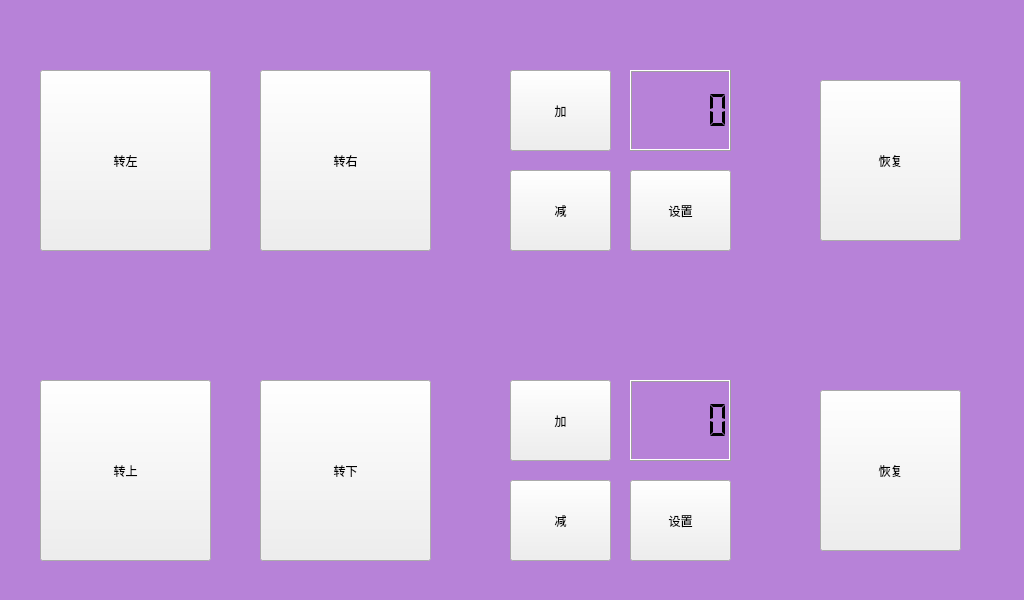
<?xml version="1.0" encoding="UTF-8"?>
<ui version="4.0">
 <class>menu</class>
 <widget class="QMainWindow" name="menu">
  <property name="geometry">
   <rect>
    <x>0</x>
    <y>0</y>
    <width>1024</width>
    <height>600</height>
   </rect>
  </property>
  <property name="windowTitle">
   <string>myeng</string>
  </property>
  <property name="styleSheet">
   <string notr="true">QMainWindow{background-color: rgb(183, 130, 216);}</string>
  </property>
  <widget class="QWidget" name="centralWidget">
   <widget class="QPushButton" name="turn_right_bt">
    <property name="geometry">
     <rect>
      <x>260</x>
      <y>70</y>
      <width>171</width>
      <height>181</height>
     </rect>
    </property>
    <property name="text">
     <string>转右</string>
    </property>
    <property name="autoRepeat">
     <bool>true</bool>
    </property>
    <property name="autoRepeatDelay">
     <number>30</number>
    </property>
    <property name="autoRepeatInterval">
     <number>30</number>
    </property>
   </widget>
   <widget class="QPushButton" name="turn_left_bt">
    <property name="geometry">
     <rect>
      <x>40</x>
      <y>70</y>
      <width>171</width>
      <height>181</height>
     </rect>
    </property>
    <property name="text">
     <string>转左</string>
    </property>
    <property name="autoRepeat">
     <bool>true</bool>
    </property>
    <property name="autoRepeatDelay">
     <number>30</number>
    </property>
    <property name="autoRepeatInterval">
     <number>30</number>
    </property>
   </widget>
   <widget class="QPushButton" name="lr_sub_bt">
    <property name="geometry">
     <rect>
      <x>510</x>
      <y>170</y>
      <width>101</width>
      <height>81</height>
     </rect>
    </property>
    <property name="text">
     <string>减</string>
    </property>
   </widget>
   <widget class="QPushButton" name="lr_add_bt">
    <property name="geometry">
     <rect>
      <x>510</x>
      <y>70</y>
      <width>101</width>
      <height>81</height>
     </rect>
    </property>
    <property name="text">
     <string>加</string>
    </property>
   </widget>
   <widget class="QPushButton" name="lr_setup_bt">
    <property name="geometry">
     <rect>
      <x>630</x>
      <y>170</y>
      <width>101</width>
      <height>81</height>
     </rect>
    </property>
    <property name="text">
     <string>设置</string>
    </property>
   </widget>
   <widget class="QPushButton" name="turn_down_bt">
    <property name="geometry">
     <rect>
      <x>260</x>
      <y>380</y>
      <width>171</width>
      <height>181</height>
     </rect>
    </property>
    <property name="text">
     <string>转下</string>
    </property>
    <property name="autoRepeat">
     <bool>true</bool>
    </property>
    <property name="autoRepeatDelay">
     <number>30</number>
    </property>
    <property name="autoRepeatInterval">
     <number>30</number>
    </property>
   </widget>
   <widget class="QPushButton" name="ud_setup_bt">
    <property name="geometry">
     <rect>
      <x>630</x>
      <y>480</y>
      <width>101</width>
      <height>81</height>
     </rect>
    </property>
    <property name="text">
     <string>设置</string>
    </property>
   </widget>
   <widget class="QPushButton" name="turn_up_bt">
    <property name="geometry">
     <rect>
      <x>40</x>
      <y>380</y>
      <width>171</width>
      <height>181</height>
     </rect>
    </property>
    <property name="text">
     <string>转上</string>
    </property>
    <property name="autoRepeat">
     <bool>true</bool>
    </property>
    <property name="autoRepeatDelay">
     <number>30</number>
    </property>
    <property name="autoRepeatInterval">
     <number>30</number>
    </property>
   </widget>
   <widget class="QPushButton" name="ud_add_bt">
    <property name="geometry">
     <rect>
      <x>510</x>
      <y>380</y>
      <width>101</width>
      <height>81</height>
     </rect>
    </property>
    <property name="text">
     <string>加</string>
    </property>
   </widget>
   <widget class="QPushButton" name="ud_sub_bt">
    <property name="geometry">
     <rect>
      <x>510</x>
      <y>480</y>
      <width>101</width>
      <height>81</height>
     </rect>
    </property>
    <property name="text">
     <string>减</string>
    </property>
   </widget>
   <widget class="QLCDNumber" name="lr_angle_show">
    <property name="geometry">
     <rect>
      <x>630</x>
      <y>70</y>
      <width>101</width>
      <height>81</height>
     </rect>
    </property>
    <property name="segmentStyle">
     <enum>QLCDNumber::Flat</enum>
    </property>
    <property name="value" stdset="0">
     <double>0.000000000000000</double>
    </property>
   </widget>
   <widget class="QLCDNumber" name="ud_angle_show">
    <property name="geometry">
     <rect>
      <x>630</x>
      <y>380</y>
      <width>101</width>
      <height>81</height>
     </rect>
    </property>
    <property name="segmentStyle">
     <enum>QLCDNumber::Flat</enum>
    </property>
   </widget>
   <widget class="QPushButton" name="lr_reback_bt">
    <property name="geometry">
     <rect>
      <x>820</x>
      <y>80</y>
      <width>141</width>
      <height>161</height>
     </rect>
    </property>
    <property name="text">
     <string>恢复</string>
    </property>
   </widget>
   <widget class="QPushButton" name="ud_reback_bt">
    <property name="geometry">
     <rect>
      <x>820</x>
      <y>390</y>
      <width>141</width>
      <height>161</height>
     </rect>
    </property>
    <property name="text">
     <string>恢复</string>
    </property>
   </widget>
  </widget>
 </widget>
 <layoutdefault spacing="6" margin="11"/>
 <resources/>
 <connections/>
</ui>
